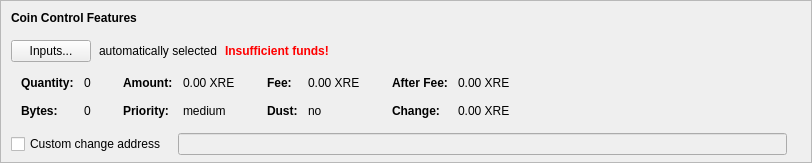
    <widget class="QFrame" name="frameCoinControl">
     <property name="sizePolicy">
      <sizepolicy hsizetype="Expanding" vsizetype="Expanding">
       <horstretch>0</horstretch>
       <verstretch>0</verstretch>
      </sizepolicy>
     </property>
     <property name="maximumSize">
      <size>
       <width>16777215</width>
       <height>16777215</height>
      </size>
     </property>
     <property name="frameShape">
      <enum>QFrame::StyledPanel</enum>
     </property>
     <property name="frameShadow">
      <enum>QFrame::Sunken</enum>
     </property>
     <layout class="QVBoxLayout" name="verticalLayoutCoinControl2">
      <property name="spacing">
       <number>0</number>
      </property>
      <property name="leftMargin">
       <number>0</number>
      </property>
      <property name="topMargin">
       <number>0</number>
      </property>
      <property name="rightMargin">
       <number>0</number>
      </property>
      <property name="bottomMargin">
       <number>6</number>
      </property>
      <item>
       <layout class="QVBoxLayout" name="verticalLayoutCoinControl" stretch="0,0,0,0,1">
        <property name="spacing">
         <number>0</number>
        </property>
        <property name="leftMargin">
         <number>10</number>
        </property>
        <property name="topMargin">
         <number>10</number>
        </property>
        <item>
         <layout class="QHBoxLayout" name="horizontalLayoutCoinControl1">
          <property name="bottomMargin">
           <number>15</number>
          </property>
          <item>
           <widget class="QLabel" name="labelCoinControlFeatures">
            <property name="sizePolicy">
             <sizepolicy hsizetype="Preferred" vsizetype="Maximum">
              <horstretch>0</horstretch>
              <verstretch>0</verstretch>
             </sizepolicy>
            </property>
            <property name="font">
             <font>
              <weight>75</weight>
              <bold>true</bold>
             </font>
            </property>
            <property name="styleSheet">
             <string notr="true">font-weight:bold;</string>
            </property>
            <property name="text">
             <string>Coin Control Features</string>
            </property>
           </widget>
          </item>
         </layout>
        </item>
        <item>
         <layout class="QHBoxLayout" name="horizontalLayoutCoinControl2" stretch="0,0,0,0">
          <property name="spacing">
           <number>8</number>
          </property>
          <property name="bottomMargin">
           <number>10</number>
          </property>
          <item>
           <widget class="QPushButton" name="pushButtonCoinControl">
            <property name="styleSheet">
             <string notr="true"/>
            </property>
            <property name="text">
             <string>Inputs...</string>
            </property>
            <property name="autoDefault">
             <bool>false</bool>
            </property>
           </widget>
          </item>
          <item>
           <widget class="QLabel" name="labelCoinControlAutomaticallySelected">
            <property name="text">
             <string>automatically selected</string>
            </property>
            <property name="margin">
             <number>5</number>
            </property>
           </widget>
          </item>
          <item>
           <widget class="QLabel" name="labelCoinControlInsuffFunds">
            <property name="font">
             <font>
              <weight>75</weight>
              <bold>true</bold>
             </font>
            </property>
            <property name="styleSheet">
             <string notr="true">color:red;font-weight:bold;</string>
            </property>
            <property name="text">
             <string>Insufficient funds!</string>
            </property>
            <property name="margin">
             <number>5</number>
            </property>
           </widget>
          </item>
          <item>
           <spacer name="horizontalSpacerCoinControl">
            <property name="orientation">
             <enum>Qt::Horizontal</enum>
            </property>
            <property name="sizeHint" stdset="0">
             <size>
              <width>40</width>
              <height>1</height>
             </size>
            </property>
           </spacer>
          </item>
         </layout>
        </item>
        <item>
         <widget class="QWidget" name="widgetCoinControl" native="true">
          <property name="sizePolicy">
           <sizepolicy hsizetype="Preferred" vsizetype="Preferred">
            <horstretch>0</horstretch>
            <verstretch>0</verstretch>
           </sizepolicy>
          </property>
          <property name="minimumSize">
           <size>
            <width>0</width>
            <height>0</height>
           </size>
          </property>
          <property name="styleSheet">
           <string notr="true"/>
          </property>
          <layout class="QHBoxLayout" name="horizontalLayoutCoinControl5">
           <property name="leftMargin">
            <number>0</number>
           </property>
           <property name="topMargin">
            <number>0</number>
           </property>
           <property name="rightMargin">
            <number>0</number>
           </property>
           <property name="bottomMargin">
            <number>0</number>
           </property>
           <item>
            <layout class="QHBoxLayout" name="horizontalLayoutCoinControl3" stretch="0,0,0,1">
             <property name="spacing">
              <number>20</number>
             </property>
             <property name="topMargin">
              <number>0</number>
             </property>
             <property name="bottomMargin">
              <number>10</number>
             </property>
             <item>
              <layout class="QFormLayout" name="formLayoutCoinControl1">
               <property name="horizontalSpacing">
                <number>10</number>
               </property>
               <property name="verticalSpacing">
                <number>14</number>
               </property>
               <property name="leftMargin">
                <number>10</number>
               </property>
               <property name="topMargin">
                <number>4</number>
               </property>
               <property name="rightMargin">
                <number>6</number>
               </property>
               <item row="0" column="0">
                <widget class="QLabel" name="labelCoinControlQuantityText">
                 <property name="font">
                  <font>
                   <weight>75</weight>
                   <bold>true</bold>
                  </font>
                 </property>
                 <property name="text">
                  <string>Quantity:</string>
                 </property>
                 <property name="margin">
                  <number>0</number>
                 </property>
                </widget>
               </item>
               <item row="0" column="1">
                <widget class="QLabel" name="labelCoinControlQuantity">
                 <property name="cursor">
                  <cursorShape>IBeamCursor</cursorShape>
                 </property>
                 <property name="contextMenuPolicy">
                  <enum>Qt::ActionsContextMenu</enum>
                 </property>
                 <property name="text">
                  <string notr="true">0</string>
                 </property>
                 <property name="margin">
                  <number>0</number>
                 </property>
                 <property name="textInteractionFlags">
                  <set>Qt::LinksAccessibleByMouse|Qt::TextSelectableByKeyboard|Qt::TextSelectableByMouse</set>
                 </property>
                </widget>
               </item>
               <item row="1" column="0">
                <widget class="QLabel" name="labelCoinControlBytesText">
                 <property name="font">
                  <font>
                   <weight>75</weight>
                   <bold>true</bold>
                  </font>
                 </property>
                 <property name="text">
                  <string>Bytes:</string>
                 </property>
                </widget>
               </item>
               <item row="1" column="1">
                <widget class="QLabel" name="labelCoinControlBytes">
                 <property name="cursor">
                  <cursorShape>IBeamCursor</cursorShape>
                 </property>
                 <property name="contextMenuPolicy">
                  <enum>Qt::ActionsContextMenu</enum>
                 </property>
                 <property name="text">
                  <string notr="true">0</string>
                 </property>
                 <property name="textInteractionFlags">
                  <set>Qt::LinksAccessibleByMouse|Qt::TextSelectableByKeyboard|Qt::TextSelectableByMouse</set>
                 </property>
                </widget>
               </item>
              </layout>
             </item>
             <item>
              <layout class="QFormLayout" name="formLayoutCoinControl2">
               <property name="horizontalSpacing">
                <number>10</number>
               </property>
               <property name="verticalSpacing">
                <number>14</number>
               </property>
               <property name="leftMargin">
                <number>6</number>
               </property>
               <property name="topMargin">
                <number>4</number>
               </property>
               <property name="rightMargin">
                <number>6</number>
               </property>
               <item row="0" column="0">
                <widget class="QLabel" name="labelCoinControlAmountText">
                 <property name="font">
                  <font>
                   <weight>75</weight>
                   <bold>true</bold>
                  </font>
                 </property>
                 <property name="text">
                  <string>Amount:</string>
                 </property>
                 <property name="margin">
                  <number>0</number>
                 </property>
                </widget>
               </item>
               <item row="0" column="1">
                <widget class="QLabel" name="labelCoinControlAmount">
                 <property name="cursor">
                  <cursorShape>IBeamCursor</cursorShape>
                 </property>
                 <property name="contextMenuPolicy">
                  <enum>Qt::ActionsContextMenu</enum>
                 </property>
                 <property name="text">
                  <string notr="true">0.00 XRE</string>
                 </property>
                 <property name="textInteractionFlags">
                  <set>Qt::LinksAccessibleByMouse|Qt::TextSelectableByKeyboard|Qt::TextSelectableByMouse</set>
                 </property>
                </widget>
               </item>
               <item row="1" column="0">
                <widget class="QLabel" name="labelCoinControlPriorityText">
                 <property name="font">
                  <font>
                   <weight>75</weight>
                   <bold>true</bold>
                  </font>
                 </property>
                 <property name="text">
                  <string>Priority:</string>
                 </property>
                </widget>
               </item>
               <item row="1" column="1">
                <widget class="QLabel" name="labelCoinControlPriority">
                 <property name="cursor">
                  <cursorShape>IBeamCursor</cursorShape>
                 </property>
                 <property name="contextMenuPolicy">
                  <enum>Qt::ActionsContextMenu</enum>
                 </property>
                 <property name="text">
                  <string notr="true">medium</string>
                 </property>
                 <property name="textInteractionFlags">
                  <set>Qt::LinksAccessibleByMouse|Qt::TextSelectableByKeyboard|Qt::TextSelectableByMouse</set>
                 </property>
                </widget>
               </item>
              </layout>
             </item>
             <item>
              <layout class="QFormLayout" name="formLayoutCoinControl3">
               <property name="horizontalSpacing">
                <number>10</number>
               </property>
               <property name="verticalSpacing">
                <number>14</number>
               </property>
               <property name="leftMargin">
                <number>6</number>
               </property>
               <property name="topMargin">
                <number>4</number>
               </property>
               <property name="rightMargin">
                <number>6</number>
               </property>
               <item row="0" column="0">
                <widget class="QLabel" name="labelCoinControlFeeText">
                 <property name="font">
                  <font>
                   <weight>75</weight>
                   <bold>true</bold>
                  </font>
                 </property>
                 <property name="text">
                  <string>Fee:</string>
                 </property>
                 <property name="margin">
                  <number>0</number>
                 </property>
                </widget>
               </item>
               <item row="0" column="1">
                <widget class="QLabel" name="labelCoinControlFee">
                 <property name="cursor">
                  <cursorShape>IBeamCursor</cursorShape>
                 </property>
                 <property name="contextMenuPolicy">
                  <enum>Qt::ActionsContextMenu</enum>
                 </property>
                 <property name="text">
                  <string notr="true">0.00 XRE</string>
                 </property>
                 <property name="textInteractionFlags">
                  <set>Qt::LinksAccessibleByMouse|Qt::TextSelectableByKeyboard|Qt::TextSelectableByMouse</set>
                 </property>
                </widget>
               </item>
               <item row="1" column="0">
                <widget class="QLabel" name="labelCoinControlLowOutputText">
                 <property name="font">
                  <font>
                   <weight>75</weight>
                   <bold>true</bold>
                  </font>
                 </property>
                 <property name="text">
                  <string>Dust:</string>
                 </property>
                </widget>
               </item>
               <item row="1" column="1">
                <widget class="QLabel" name="labelCoinControlLowOutput">
                 <property name="cursor">
                  <cursorShape>IBeamCursor</cursorShape>
                 </property>
                 <property name="contextMenuPolicy">
                  <enum>Qt::ActionsContextMenu</enum>
                 </property>
                 <property name="text">
                  <string notr="true">no</string>
                 </property>
                 <property name="textInteractionFlags">
                  <set>Qt::LinksAccessibleByMouse|Qt::TextSelectableByKeyboard|Qt::TextSelectableByMouse</set>
                 </property>
                </widget>
               </item>
              </layout>
             </item>
             <item>
              <layout class="QFormLayout" name="formLayoutCoinControl4">
               <property name="horizontalSpacing">
                <number>10</number>
               </property>
               <property name="verticalSpacing">
                <number>14</number>
               </property>
               <property name="leftMargin">
                <number>6</number>
               </property>
               <property name="topMargin">
                <number>4</number>
               </property>
               <property name="rightMargin">
                <number>6</number>
               </property>
               <item row="0" column="0">
                <widget class="QLabel" name="labelCoinControlAfterFeeText">
                 <property name="font">
                  <font>
                   <weight>75</weight>
                   <bold>true</bold>
                  </font>
                 </property>
                 <property name="text">
                  <string>After Fee:</string>
                 </property>
                 <property name="margin">
                  <number>0</number>
                 </property>
                </widget>
               </item>
               <item row="0" column="1">
                <widget class="QLabel" name="labelCoinControlAfterFee">
                 <property name="cursor">
                  <cursorShape>IBeamCursor</cursorShape>
                 </property>
                 <property name="contextMenuPolicy">
                  <enum>Qt::ActionsContextMenu</enum>
                 </property>
                 <property name="text">
                  <string notr="true">0.00 XRE</string>
                 </property>
                 <property name="textInteractionFlags">
                  <set>Qt::LinksAccessibleByMouse|Qt::TextSelectableByKeyboard|Qt::TextSelectableByMouse</set>
                 </property>
                </widget>
               </item>
               <item row="1" column="0">
                <widget class="QLabel" name="labelCoinControlChangeText">
                 <property name="font">
                  <font>
                   <weight>75</weight>
                   <bold>true</bold>
                  </font>
                 </property>
                 <property name="text">
                  <string>Change:</string>
                 </property>
                </widget>
               </item>
               <item row="1" column="1">
                <widget class="QLabel" name="labelCoinControlChange">
                 <property name="cursor">
                  <cursorShape>IBeamCursor</cursorShape>
                 </property>
                 <property name="contextMenuPolicy">
                  <enum>Qt::ActionsContextMenu</enum>
                 </property>
                 <property name="text">
                  <string notr="true">0.00 XRE</string>
                 </property>
                 <property name="textInteractionFlags">
                  <set>Qt::LinksAccessibleByMouse|Qt::TextSelectableByKeyboard|Qt::TextSelectableByMouse</set>
                 </property>
                </widget>
               </item>
              </layout>
             </item>
            </layout>
           </item>
          </layout>
         </widget>
        </item>
        <item>
         <layout class="QHBoxLayout" name="horizontalLayoutCoinControl4" stretch="0,0,0">
          <property name="spacing">
           <number>12</number>
          </property>
          <property name="sizeConstraint">
           <enum>QLayout::SetDefaultConstraint</enum>
          </property>
          <property name="topMargin">
           <number>5</number>
          </property>
          <property name="rightMargin">
           <number>5</number>
          </property>
          <item>
           <widget class="QCheckBox" name="checkBoxCoinControlChange">
            <property name="toolTip">
             <string>If this is activated, but the change address is empty or invalid, change will be sent to a newly generated address.</string>
            </property>
            <property name="text">
             <string>Custom change address</string>
            </property>
           </widget>
          </item>
          <item>
           <widget class="QValidatedLineEdit" name="lineEditCoinControlChange">
            <property name="enabled">
             <bool>false</bool>
            </property>
            <property name="sizePolicy">
             <sizepolicy hsizetype="Expanding" vsizetype="Fixed">
              <horstretch>0</horstretch>
              <verstretch>0</verstretch>
             </sizepolicy>
            </property>
           </widget>
          </item>
          <item>
           <widget class="QLabel" name="labelCoinControlChangeLabel">
            <property name="sizePolicy">
             <sizepolicy hsizetype="Preferred" vsizetype="Expanding">
              <horstretch>0</horstretch>
              <verstretch>0</verstretch>
             </sizepolicy>
            </property>
            <property name="minimumSize">
             <size>
              <width>0</width>
              <height>0</height>
             </size>
            </property>
            <property name="text">
             <string/>
            </property>
            <property name="margin">
             <number>3</number>
            </property>
           </widget>
          </item>
         </layout>
        </item>
        <item>
         <spacer name="verticalSpacerCoinControl">
          <property name="orientation">
           <enum>Qt::Vertical</enum>
          </property>
          <property name="sizeHint" stdset="0">
           <size>
            <width>800</width>
            <height>1</height>
           </size>
          </property>
         </spacer>
        </item>
       </layout>
      </item>
     </layout>
    </widget>
